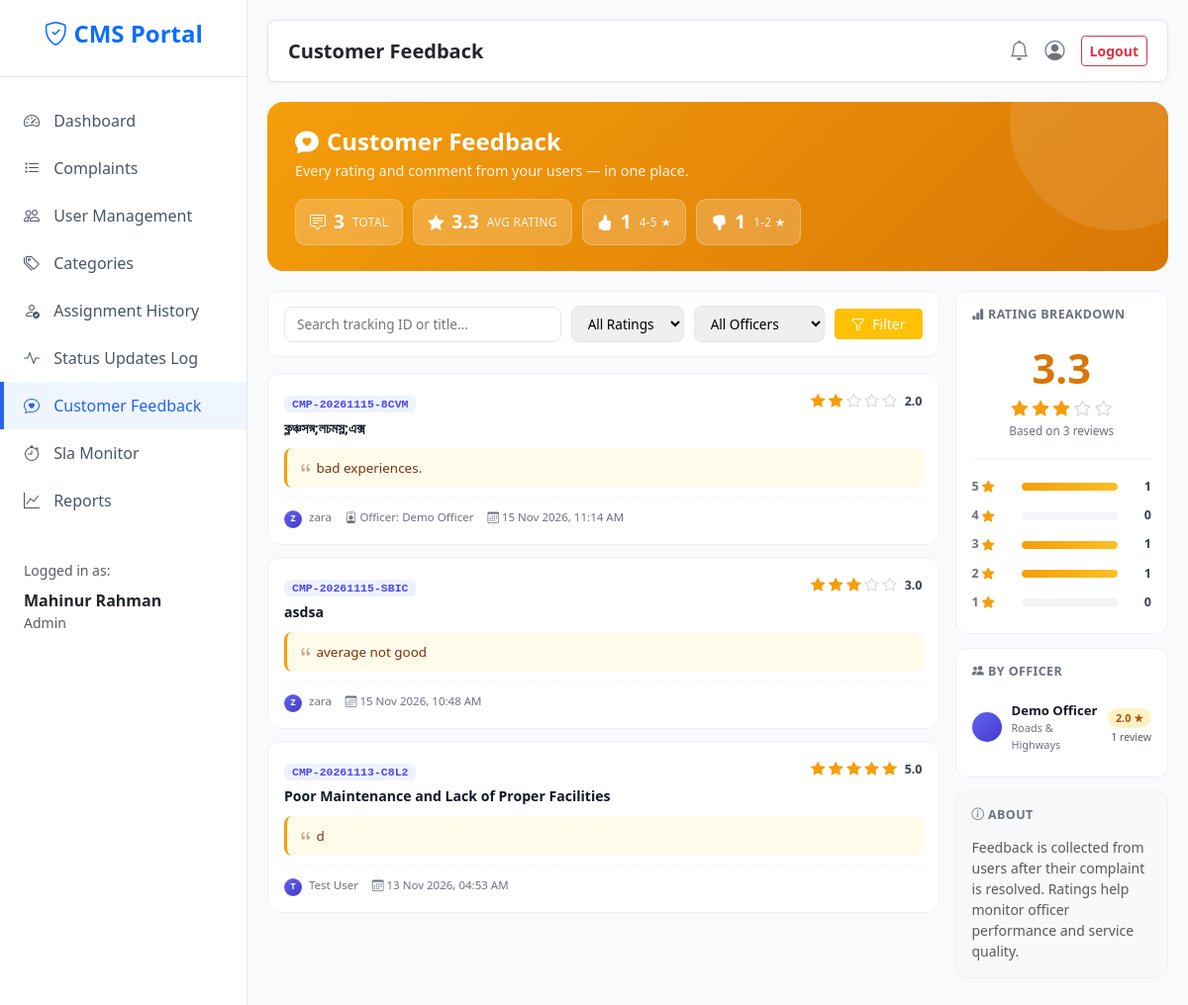
The app's page /admin/feedback (signed in) with its own data.
### models.py (models this page shows, shortened)
class User(db.Model, UserMixin):
    __tablename__ = "users"
    id = db.Column(db.Integer, primary_key=True)
    name = db.Column(db.String(120), nullable=False)
    email = db.Column(db.String(150), unique=True, nullable=False, index=True)
    phone = db.Column(db.String(20))
    address = db.Column(db.String(255))
    password_hash = db.Column(db.String(255), nullable=False)
    role = db.Column(db.String(20), nullable=False, default="user", index=True)
    department = db.Column(db.String(120))
    is_active = db.Column(db.Boolean, nullable=False, default=True)
    created_at = db.Column(db.DateTime, default=datetime.utcnow)
    reset_otp = db.Column(db.String(6), nullable=True)
    otp_expiry = db.Column(db.DateTime, nullable=True)

class Complaint(db.Model):
    __tablename__ = "complaints"
    id = db.Column(db.Integer, primary_key=True)
    tracking_id = db.Column(db.String(30), unique=True, nullable=False, index=True)
    user_id = db.Column(db.Integer, db.ForeignKey("users.id"), nullable=False)
    category_id = db.Column(db.Integer, db.ForeignKey("categories.id"))
    officer_id = db.Column(db.Integer, db.ForeignKey("users.id"))
    title = db.Column(db.String(200), nullable=False)
    description = db.Column(db.Text, nullable=False)
    location = db.Column(db.String(200))
    priority = db.Column(db.String(20), default="Medium", index=True)
    status = db.Column(db.String(30), default="Pending", index=True)
    created_at = db.Column(db.DateTime, default=datetime.utcnow, index=True)
    updated_at = db.Column(db.DateTime, default=datetime.utcnow, onupdate=datetime.utcnow)
    resolved_at = db.Column(db.DateTime)
    sla_deadline = db.Column(db.DateTime, nullable=True, index=True)
    is_escalated = db.Column(db.Boolean, default=False, index=True)
    escalated_at = db.Column(db.DateTime, nullable=True)
    duplicate_of = db.Column(db.Integer, db.ForeignKey("complaints.id"), nullable=True)
    is_duplicate_flag = db.Column(db.Boolean, default=False, index=True)
    user = db.relationship("User", foreign_keys=[user_id], backref=db.backref("my_complaints", lazy="dynamic"))
    officer = db.relationship("User", foreign_keys=[officer_id], backref=db.backref("assigned_complaints", lazy="dynamic"))
    category = db.relationship("Category", backref=db.backref("complaints", lazy="dynamic"))
    updates = db.relationship("ComplaintUpdate", back_populates="complaint", cascade="all, delete-orphan")
    attachments = db.relationship("Attachment", back_populates="complaint", cascade="all, delete-orphan")
    assignments = db.relationship("Assignment", back_populates="complaint", cascade="all, delete-orphan")
    feedback = db.relationship("Feedback", back_populates="complaint", uselist=False, cascade="all, delete-orphan")

class Feedback(db.Model):
    __tablename__ = "feedback"
    id = db.Column(db.Integer, primary_key=True)
    complaint_id = db.Column(db.Integer, db.ForeignKey("complaints.id", ondelete="CASCADE"), unique=True, nullable=False)
    user_id = db.Column(db.Integer, db.ForeignKey("users.id"), nullable=False)
    rating = db.Column(db.Integer, nullable=False)
    comment = db.Column(db.Text)
    created_at = db.Column(db.DateTime, default=datetime.utcnow)
    complaint = db.relationship("Complaint", back_populates="feedback")
    user = db.relationship("User")

### app.py (the view)
@app.route("/admin/feedback")
@role_required("admin")
def admin_feedback():
    page = request.args.get("page", 1, type=int)
    rating_filter = request.args.get("rating", type=int)
    officer_filter = request.args.get("officer_id", type=int)
    search = request.args.get("q", "").strip()
    q = Feedback.query.order_by(Feedback.created_at.desc())
    if rating_filter and 1 <= rating_filter <= 5:
        q = q.filter(Feedback.rating == rating_filter)
    if officer_filter:
        q = q.join(Complaint).filter(Complaint.officer_id == officer_filter)
    if search:
        like = f"%{search}%"
        q = q.join(Complaint).filter(db.or_(
            Complaint.tracking_id.like(like),
            Complaint.title.like(like),
        ))
    pagination = q.paginate(page=page, per_page=20, error_out=False)
    total = Feedback.query.count()
    avg = db.session.query(func.avg(Feedback.rating)).scalar()
    rating_counts = dict(
        db.session.query(Feedback.rating, func.count(Feedback.id))
        .group_by(Feedback.rating).all()
    )
    officers = User.query.filter_by(role="officer").order_by(User.name).all()
    officer_fb_stats = {}
    for o in officers:
        stats = db.session.query(
            func.count(Feedback.id),
            func.avg(Feedback.rating),
        ).join(Complaint, Complaint.id == Feedback.complaint_id) \
         .filter(Complaint.officer_id == o.id).first()
        officer_fb_stats[o.id] = {
            "count": stats[0] or 0,
            "avg": round(stats[1], 1) if stats[1] else 0,
        }
    return render_template(
        "admin/feedback.html",
        pagination=pagination,
        feedbacks=pagination.items,
        total=total,
        avg_rating=round(avg, 1) if avg else 0,
        rating_counts=rating_counts,
        officers=officers,
        officer_fb_stats=officer_fb_stats,
        rating_filter=rating_filter,
        officer_filter=officer_filter,
        search=search,
    )

### templates/admin/feedback.html (shortened to what this page needs)
{% extends "base.html" %}
{% block page_title %}Customer Feedback{% endblock %}
{% block content %}
<div class="fb-hero">
  <div class="d-flex flex-wrap justify-content-between align-items-start gap-3">
    <div>
      <h4><i class="bi bi-chat-heart-fill me-2"></i>Customer Feedback</h4>
      <p>Every rating and comment from your users — in one place.</p>
    </div>
  </div>
  <div class="fb-hero-stats">
    <div class="fb-hero-chip">
      <i class="bi bi-chat-square-text"></i>
      <span class="num">{{ total }}</span>
      <span class="lbl">Total</span>
    </div>
    <div class="fb-hero-chip">
      <i class="bi bi-star-fill"></i>
      <span class="num">{{ avg_rating }}</span>
      <span class="lbl">Avg Rating</span>
    </div>
    <div class="fb-hero-chip">
      <i class="bi bi-hand-thumbs-up-fill"></i>
      <span class="num">{{ rating_counts.get(4, 0) + rating_counts.get(5, 0) }}</span>
      <span class="lbl">4-5 ★</span>
    </div>
    <div class="fb-hero-chip">
      <i class="bi bi-hand-thumbs-down-fill"></i>
      <span class="num">{{ rating_counts.get(1, 0) + rating_counts.get(2, 0) }}</span>
      <span class="lbl">1-2 ★</span>
    </div>
  </div>
</div>
<div class="row g-3">
  <div class="col-lg-9">
    <form method="get" class="fb-filter">
      <input type="text" name="q" value="{{ search }}"
             placeholder="Search tracking ID or title..." style="flex:1; min-width:180px;">
      <select name="rating" onchange="this.form.submit()">
        <option value="">All Ratings</option>
      </select>
      <select name="officer_id" onchange="this.form.submit()">
        <option value="">All Officers</option>
      </select>
      <button type="submit" class="btn btn-warning btn-sm px-3 text-white">
        <i class="bi bi-funnel me-1"></i> Filter
      </button>
    </form>
    {% if feedbacks %}
    <div class="fb-grid">
      {% for fb in feedbacks %}
        {% set fb_complaint = fb.complaint %}
        <div class="fb-card">
          <div class="fb-card-head">
            <div class="fb-card-complaint">
              {% if fb_complaint %}
              <a href="{{ url_for('complaint_detail', cid=fb_complaint.id) }}" class="fb-card-trk">
                {{ fb_complaint.tracking_id }}
              </a>
              <a href="{{ url_for('complaint_detail', cid=fb_complaint.id) }}" class="fb-card-title">
                {{ fb_complaint.title|truncate(70) }}
              </a>
              {% else %}
              <span class="text-muted small">Complaint deleted</span>
              {% endif %}
            </div>
            <div class="fb-stars-mini">
              {% for i in range(1, 6) %}
                <i class="bi {{ 'bi-star-fill' if i <= fb.rating else 'bi-star' }}"></i>
              {% endfor %}
              <span class="fb-rating-num">{{ fb.rating }}.0</span>
            </div>
          </div>
          {% if fb.comment %}
          <div class="fb-card-comment">
            <i class="bi bi-quote" style="opacity:.4;margin-right:4px;"></i>{{ fb.comment }}
          </div>
          {% endif %}
          <div class="fb-card-meta">
            <span>
              <span class="avatar-mini">
                {{ fb.user.name[0]|upper if fb.user else '?' }}
              </span>
              {{ fb.user.name if fb.user else 'Anonymous' }}
            </span>
            {% if fb_complaint and fb_complaint.officer %}
            <span><i class="bi bi-person-badge"></i>Officer: {{ fb_complaint.officer.name }}</span>
            {% endif %}
            <span><i class="bi bi-calendar3"></i>{{ fb.created_at.strftime('%d %b %Y, %I:%M %p') }}</span>
          </div>
        </div>
      {% endfor %}
    </div>
    {% endif %}
  </div>
  <div class="col-lg-3">
    <div class="fb-dist-card">
      <h6><i class="bi bi-bar-chart-fill"></i> Rating Breakdown</h6>
      <div class="fb-avg-block">
        <div class="num">{{ avg_rating }}</div>
        <div class="stars">
          {% for i in range(1, 6) %}
            <i class="bi {{ 'bi-star-fill' if i <= avg_rating else 'bi-star' }}"></i>
          {% endfor %}
        </div>
        <div class="sub">Based on {{ total }} review{{ '' if total == 1 else 's' }}</div>
      </div>
      {% set max_count = [rating_counts.values()]|map('max')|first if rating_counts else 1 %}
      {% set max_count = max_count if max_count > 0 else 1 %}
      {% for i in [5,4,3,2,1] %}
        {% set cnt = rating_counts.get(i, 0) %}
        {% set pct = (cnt / max_count * 100) if max_count else 0 %}
        <div class="fb-dist-row">
          <span class="lbl">{{ i }} <i class="bi bi-star-fill"></i></span>
          <div class="bar"><div class="bar-fill" style="width: {{ pct }}%;"></div></div>
          <span class="cnt">{{ cnt }}</span>
        </div>
      {% endfor %}
    </div>
    <div class="fb-dist-card">
      <h6><i class="bi bi-people-fill"></i> By Officer</h6>
      {% for o in officers %}
        {% set stat = officer_fb_stats.get(o.id, {'count': 0, 'avg': 0}) %}
        <div class="fb-officer-row">
          <span class="fb-officer-avatar">{{ o.initials }}</span>
          <div class="fb-officer-info">
            <div class="fb-officer-name">{{ o.name|truncate(18) }}</div>
            <div class="fb-officer-dept">{{ o.department or 'General' }}</div>
          </div>
          <div class="text-end">
            <div class="fb-officer-badge">
              {% if stat.count > 0 %}
                {{ stat.avg }} ★
              {% else %}
                No ratings
              {% endif %}
            </div>
            <div class="text-muted" style="font-size:.66rem;margin-top:2px;">
              {{ stat.count }} review{{ '' if stat.count == 1 else 's' }}
            </div>
          </div>
        </div>
      {% else %}
        <div class="text-center text-muted small py-3">No officers yet.</div>
      {% endfor %}
    </div>
    <div class="fb-dist-card bg-light">
      <h6><i class="bi bi-info-circle"></i> About</h6>
      <p class="small text-muted mb-0">
        Feedback is collected from users after their complaint is resolved.
        Ratings help monitor officer performance and service quality.
      </p>
    </div>
  </div>
</div>
{% endblock %}

### templates/base.html (shortened to what this page needs)
<!DOCTYPE html>
<html lang="en">
<head>
    <link href="https://cdn.jsdelivr.net/npm/bootstrap@5.3.2/dist/css/bootstrap.min.css" rel="stylesheet">
    <link rel="stylesheet" href="https://cdn.jsdelivr.net/npm/bootstrap-icons@1.11.1/font/bootstrap-icons.css">
</head>
<body>
    <div class="wrapper">
        <nav id="sidebar">
            <div class="sidebar-header">
                <h4 class="fw-bold text-primary"><i class="bi bi-shield-check"></i> CMS Portal</h4>
            </div>
            <ul class="list-unstyled components">
                <li>
                    <a href="{{ url_for('dashboard_router') }}" class="{{ 'active' if request.endpoint == 'dashboard_router' }}">
                        <i class="bi bi-speedometer2"></i> {{ t('dashboard') }}
                    </a>
                </li>
                <li>
                    <a href="{{ url_for('complaints_list') }}" class="{{ 'active' if request.endpoint == 'complaints_list' }}">
                        <i class="bi bi-list-task"></i> {{ t('complaints') }}
                    </a>
                </li>
                {% if current_user.role == 'admin' %}
                <li>
                    <a href="{{ url_for('admin_users') }}" class="{{ 'active' if request.endpoint == 'admin_users' }}">
                        <i class="bi bi-people"></i> {{ t('user_management') }}
                    </a>
                </li>
                <li>
                    <a href="{{ url_for('admin_categories') }}" class="{{ 'active' if request.endpoint == 'admin_categories' }}">
                        <i class="bi bi-tags"></i> {{ t('categories') }}
                    </a>
                </li>
                <li>
                    <a href="{{ url_for('admin_assignments') }}" class="{{ 'active' if request.endpoint == 'admin_assignments' }}">
                        <i class="bi bi-person-check"></i> {{ t('assignment_history') }}
                    </a>
                </li>
                <li>
                    <a href="{{ url_for('admin_updates') }}" class="{{ 'active' if request.endpoint == 'admin_updates' }}">
                        <i class="bi bi-activity"></i> {{ t('status_updates_log') }}
                    </a>
                </li>
                <li>
                    <a href="{{ url_for('admin_feedback') }}" class="{{ 'active' if request.endpoint == 'admin_feedback' }}">
                        <i class="bi bi-chat-heart"></i> {{ t('customer_feedback') }}
                    </a>
                </li>
                <li>
                    <a href="{{ url_for('admin_sla') }}" class="{{ 'active' if request.endpoint == 'admin_sla' }}">
                        <i class="bi bi-stopwatch"></i> {{ t('sla_monitor') }}
                    </a>
                </li>
                <li>
                    <a href="{{ url_for('admin_reports') }}" class="{{ 'active' if request.endpoint == 'admin_reports' }}">
                        <i class="bi bi-graph-up"></i> {{ t('reports') }}
                    </a>
                </li>
                {% endif %}
            </ul>
            <ul class="list-unstyled mt-3 px-3">
                <li class="text-muted small mb-2 px-2">Logged in as:</li>
                <li class="px-2 mb-3">
                    <div class="text-dark fw-bold">{{ current_user.name }}</div>
                    <div class="text-muted small text-capitalize">{{ current_user.role }}</div>
                </li>
            </ul>
        </nav>
        <div id="content">
            <div class="top-navbar d-flex justify-content-between align-items-center">
                <h5 class="mb-0 fw-bold text-dark">{% block page_title %}{{ t('dashboard') }}{% endblock %}</h5>
                <div class="d-flex align-items-center gap-3">
                    <a href="{{ url_for('notifications') }}" class="text-secondary position-relative text-decoration-none">
                        <i class="bi bi-bell fs-5"></i>
                    </a>
                    <a href="{{ url_for('profile') }}" class="text-secondary text-decoration-none" title="{{ t('profile') }}">
                        <i class="bi bi-person-circle fs-5"></i>
                    </a>
                    <form action="{{ url_for('logout') }}" method="POST" class="d-inline m-0 p-0">
                        <button type="submit" class="btn btn-sm btn-outline-danger fw-bold">{{ t('logout') }}</button>
                    </form>
                </div>
            </div>
            {% block content %}{% endblock %}
        </div>
    </div>
</body>
</html>

### records on screen
User: name "Mahinur Rahman", role "Admin"
Feedback: rating "2", comment "bad experiences.", user "Z", user "zara", created_at "15 Nov 2026, 11:14 AM"
Complaint: tracking_id "CMP-20261115-8CVM", title "ক্লঞ্চসস্ন;লচমস্ল;এক্স"
User: officer.name "Demo Officer", name "Demo Officer", department "Roads & Highways", avg "2.0", count "1"
Feedback: rating "3", comment "average not good", user "Z", user "zara", created_at "15 Nov 2026, 10:48 AM"
Complaint: tracking_id "CMP-20261115-SBIC", title "asdsa"
Feedback: rating "5", comment "d", user "T", user "Test User", created_at "13 Nov 2026, 04:53 AM"
Complaint: tracking_id "CMP-20261113-C8L2", title "Poor Maintenance and Lack of Proper Facilities"

### other values on screen
{{ t('dashboard') }} "Dashboard"
{{ t('complaints') }} "Complaints"
{{ t('user_management') }} "User Management"
{{ t('categories') }} "Categories"
{{ t('assignment_history') }} "Assignment History"
{{ t('status_updates_log') }} "Status Updates Log"
{{ t('customer_feedback') }} "Customer Feedback"
{{ t('sla_monitor') }} "Sla Monitor"
{{ t('reports') }} "Reports"
{{ t('logout') }} "Logout"
{{ total }} "3"
{{ avg_rating }} "3.3"
{{ rating_counts.get(4, 0) + rating_counts.get(5, 0) }} "1"
{{ rating_counts.get(1, 0) + rating_counts.get(2, 0) }} "1"
{{ '' if total == 1 else 's' }} "s"
